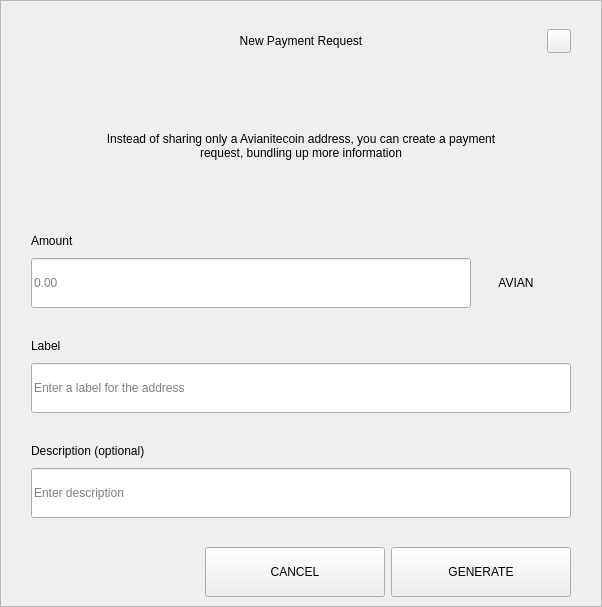
<?xml version="1.0" encoding="UTF-8"?>
<ui version="4.0">
 <class>RequestDialog</class>
 <widget class="QDialog" name="RequestDialog">
  <property name="geometry">
   <rect>
    <x>0</x>
    <y>0</y>
    <width>602</width>
    <height>607</height>
   </rect>
  </property>
  <property name="windowTitle">
   <string>Dialog</string>
  </property>
  <layout class="QVBoxLayout" name="verticalLayout_5">
   <property name="spacing">
    <number>0</number>
   </property>
   <property name="leftMargin">
    <number>0</number>
   </property>
   <property name="topMargin">
    <number>0</number>
   </property>
   <property name="rightMargin">
    <number>0</number>
   </property>
   <property name="bottomMargin">
    <number>0</number>
   </property>
   <item>
    <widget class="QFrame" name="frame">
     <property name="styleSheet">
      <string notr="true"/>
     </property>
     <property name="frameShape">
      <enum>QFrame::StyledPanel</enum>
     </property>
     <property name="frameShadow">
      <enum>QFrame::Raised</enum>
     </property>
     <layout class="QVBoxLayout" name="verticalLayout_4" stretch="1,0,0">
      <property name="spacing">
       <number>0</number>
      </property>
      <property name="leftMargin">
       <number>30</number>
      </property>
      <property name="topMargin">
       <number>20</number>
      </property>
      <property name="rightMargin">
       <number>30</number>
      </property>
      <property name="bottomMargin">
       <number>0</number>
      </property>
      <item>
       <layout class="QHBoxLayout" name="horizontalLayout_3">
        <property name="spacing">
         <number>0</number>
        </property>
        <item>
         <spacer name="horizontalSpacer_21">
          <property name="orientation">
           <enum>Qt::Horizontal</enum>
          </property>
          <property name="sizeHint" stdset="0">
           <size>
            <width>40</width>
            <height>20</height>
           </size>
          </property>
         </spacer>
        </item>
        <item>
         <widget class="QLabel" name="labelTitle">
          <property name="minimumSize">
           <size>
            <width>0</width>
            <height>40</height>
           </size>
          </property>
          <property name="maximumSize">
           <size>
            <width>16777215</width>
            <height>40</height>
           </size>
          </property>
          <property name="styleSheet">
           <string notr="true">padding-left:24px;</string>
          </property>
          <property name="text">
           <string>New Payment Request</string>
          </property>
          <property name="alignment">
           <set>Qt::AlignCenter</set>
          </property>
          <property name="margin">
           <number>7</number>
          </property>
         </widget>
        </item>
        <item>
         <spacer name="horizontalSpacer">
          <property name="orientation">
           <enum>Qt::Horizontal</enum>
          </property>
          <property name="sizeHint" stdset="0">
           <size>
            <width>40</width>
            <height>20</height>
           </size>
          </property>
         </spacer>
        </item>
        <item>
         <widget class="QPushButton" name="btnEsc">
          <property name="minimumSize">
           <size>
            <width>24</width>
            <height>24</height>
           </size>
          </property>
          <property name="maximumSize">
           <size>
            <width>24</width>
            <height>24</height>
           </size>
          </property>
          <property name="focusPolicy">
           <enum>Qt::NoFocus</enum>
          </property>
          <property name="text">
           <string/>
          </property>
         </widget>
        </item>
       </layout>
      </item>
      <item>
       <widget class="QStackedWidget" name="stack">
        <property name="minimumSize">
         <size>
          <width>540</width>
          <height>0</height>
         </size>
        </property>
        <property name="maximumSize">
         <size>
          <width>540</width>
          <height>16777215</height>
         </size>
        </property>
        <property name="currentIndex">
         <number>0</number>
        </property>
        <widget class="QWidget" name="page_1">
         <property name="minimumSize">
          <size>
           <width>540</width>
           <height>0</height>
          </size>
         </property>
         <property name="maximumSize">
          <size>
           <width>540</width>
           <height>16777215</height>
          </size>
         </property>
         <layout class="QVBoxLayout" name="layout1">
          <property name="spacing">
           <number>0</number>
          </property>
          <property name="leftMargin">
           <number>0</number>
          </property>
          <property name="topMargin">
           <number>0</number>
          </property>
          <property name="rightMargin">
           <number>0</number>
          </property>
          <property name="bottomMargin">
           <number>0</number>
          </property>
          <item>
           <spacer name="verticalSpacer_21">
            <property name="orientation">
             <enum>Qt::Vertical</enum>
            </property>
            <property name="sizeType">
             <enum>QSizePolicy::Fixed</enum>
            </property>
            <property name="sizeHint" stdset="0">
             <size>
              <width>20</width>
              <height>30</height>
             </size>
            </property>
           </spacer>
          </item>
          <item alignment="Qt::AlignHCenter">
           <widget class="QLabel" name="labelMessage">
            <property name="minimumSize">
             <size>
              <width>400</width>
              <height>50</height>
             </size>
            </property>
            <property name="text">
             <string>Instead of sharing only a Avianitecoin address, you can create a payment request, bundling up more information</string>
            </property>
            <property name="alignment">
             <set>Qt::AlignCenter</set>
            </property>
            <property name="wordWrap">
             <bool>true</bool>
            </property>
           </widget>
          </item>
          <item alignment="Qt::AlignBottom">
           <widget class="QWidget" name="containerAmount" native="true">
            <layout class="QVBoxLayout" name="verticalLayout">
             <property name="spacing">
              <number>9</number>
             </property>
             <property name="leftMargin">
              <number>0</number>
             </property>
             <property name="topMargin">
              <number>0</number>
             </property>
             <property name="rightMargin">
              <number>0</number>
             </property>
             <property name="bottomMargin">
              <number>0</number>
             </property>
             <item>
              <widget class="QLabel" name="labelSubtitleAmount">
               <property name="minimumSize">
                <size>
                 <width>350</width>
                 <height>16</height>
                </size>
               </property>
               <property name="maximumSize">
                <size>
                 <width>16777215</width>
                 <height>16</height>
                </size>
               </property>
               <property name="text">
                <string>Amount</string>
               </property>
              </widget>
             </item>
             <item alignment="Qt::AlignTop">
              <widget class="QWidget" name="layoutAmount" native="true">
               <layout class="QHBoxLayout" name="horizontalLayout" stretch="2,0">
                <property name="spacing">
                 <number>0</number>
                </property>
                <property name="leftMargin">
                 <number>0</number>
                </property>
                <property name="topMargin">
                 <number>0</number>
                </property>
                <property name="rightMargin">
                 <number>0</number>
                </property>
                <property name="bottomMargin">
                 <number>0</number>
                </property>
                <item>
                 <widget class="QLineEdit" name="lineEditAmount">
                  <property name="minimumSize">
                   <size>
                    <width>0</width>
                    <height>50</height>
                   </size>
                  </property>
                  <property name="maximumSize">
                   <size>
                    <width>16777215</width>
                    <height>50</height>
                   </size>
                  </property>
                  <property name="placeholderText">
                   <string notr="true">0.00</string>
                  </property>
                 </widget>
                </item>
                <item>
                 <widget class="QWidget" name="comboContainer" native="true">
                  <property name="minimumSize">
                   <size>
                    <width>100</width>
                    <height>50</height>
                   </size>
                  </property>
                  <property name="maximumSize">
                   <size>
                    <width>16777215</width>
                    <height>50</height>
                   </size>
                  </property>
                  <layout class="QHBoxLayout" name="horizontalLayout_31">
                   <property name="spacing">
                    <number>0</number>
                   </property>
                   <property name="leftMargin">
                    <number>0</number>
                   </property>
                   <property name="topMargin">
                    <number>0</number>
                   </property>
                   <property name="rightMargin">
                    <number>10</number>
                   </property>
                   <property name="bottomMargin">
                    <number>0</number>
                   </property>
                   <item>
                    <widget class="QLabel" name="comboBoxCoin">
                     <property name="text">
                      <string>AVIAN</string>
                     </property>
                     <property name="alignment">
                      <set>Qt::AlignCenter</set>
                     </property>
                    </widget>
                   </item>
                  </layout>
                 </widget>
                </item>
               </layout>
              </widget>
             </item>
            </layout>
           </widget>
          </item>
          <item>
           <spacer name="verticalSpacer_31">
            <property name="orientation">
             <enum>Qt::Vertical</enum>
            </property>
            <property name="sizeType">
             <enum>QSizePolicy::Fixed</enum>
            </property>
            <property name="sizeHint" stdset="0">
             <size>
              <width>20</width>
              <height>30</height>
             </size>
            </property>
           </spacer>
          </item>
          <item>
           <layout class="QVBoxLayout" name="verticalLayoutLabel">
            <property name="spacing">
             <number>9</number>
            </property>
            <item>
             <widget class="QLabel" name="labelSubtitleLabel">
              <property name="minimumSize">
               <size>
                <width>0</width>
                <height>16</height>
               </size>
              </property>
              <property name="maximumSize">
               <size>
                <width>16777215</width>
                <height>16</height>
               </size>
              </property>
              <property name="text">
               <string>Label</string>
              </property>
             </widget>
            </item>
            <item>
             <widget class="QLineEdit" name="lineEditLabel">
              <property name="minimumSize">
               <size>
                <width>0</width>
                <height>50</height>
               </size>
              </property>
              <property name="maximumSize">
               <size>
                <width>16777215</width>
                <height>50</height>
               </size>
              </property>
              <property name="placeholderText">
               <string>Enter a label for the address</string>
              </property>
             </widget>
            </item>
           </layout>
          </item>
          <item>
           <spacer name="verticalSpacer_34">
            <property name="orientation">
             <enum>Qt::Vertical</enum>
            </property>
            <property name="sizeType">
             <enum>QSizePolicy::Fixed</enum>
            </property>
            <property name="sizeHint" stdset="0">
             <size>
              <width>20</width>
              <height>30</height>
             </size>
            </property>
           </spacer>
          </item>
          <item>
           <layout class="QVBoxLayout" name="verticalLayoutDescription">
            <property name="spacing">
             <number>9</number>
            </property>
            <item>
             <widget class="QLabel" name="labelSubtitleDescription">
              <property name="minimumSize">
               <size>
                <width>0</width>
                <height>16</height>
               </size>
              </property>
              <property name="maximumSize">
               <size>
                <width>16777215</width>
                <height>16</height>
               </size>
              </property>
              <property name="text">
               <string>Description (optional)</string>
              </property>
             </widget>
            </item>
            <item>
             <widget class="QLineEdit" name="lineEditDescription">
              <property name="minimumSize">
               <size>
                <width>0</width>
                <height>50</height>
               </size>
              </property>
              <property name="maximumSize">
               <size>
                <width>16777215</width>
                <height>50</height>
               </size>
              </property>
              <property name="placeholderText">
               <string>Enter description</string>
              </property>
             </widget>
            </item>
            <item>
             <spacer name="verticalSpacer_4">
              <property name="orientation">
               <enum>Qt::Vertical</enum>
              </property>
              <property name="sizeType">
               <enum>QSizePolicy::Fixed</enum>
              </property>
              <property name="sizeHint" stdset="0">
               <size>
                <width>20</width>
                <height>20</height>
               </size>
              </property>
             </spacer>
            </item>
           </layout>
          </item>
         </layout>
        </widget>
        <widget class="QWidget" name="page_2">
         <layout class="QVBoxLayout" name="layout2">
          <item>
           <spacer name="verticalSpacer_5">
            <property name="orientation">
             <enum>Qt::Vertical</enum>
            </property>
            <property name="sizeType">
             <enum>QSizePolicy::Fixed</enum>
            </property>
            <property name="sizeHint" stdset="0">
             <size>
              <width>20</width>
              <height>50</height>
             </size>
            </property>
           </spacer>
          </item>
          <item alignment="Qt::AlignHCenter">
           <widget class="QLabel" name="labelQrImg">
            <property name="minimumSize">
             <size>
              <width>260</width>
              <height>260</height>
             </size>
            </property>
            <property name="maximumSize">
             <size>
              <width>260</width>
              <height>260</height>
             </size>
            </property>
            <property name="text">
             <string/>
            </property>
            <property name="alignment">
             <set>Qt::AlignCenter</set>
            </property>
           </widget>
          </item>
          <item>
           <spacer name="verticalSpacer_2">
            <property name="orientation">
             <enum>Qt::Vertical</enum>
            </property>
            <property name="sizeType">
             <enum>QSizePolicy::Fixed</enum>
            </property>
            <property name="sizeHint" stdset="0">
             <size>
              <width>20</width>
              <height>30</height>
             </size>
            </property>
           </spacer>
          </item>
          <item alignment="Qt::AlignHCenter">
           <widget class="QLabel" name="labelAddress">
            <property name="text">
             <string>M6tGR83SQbie1SW72hjcWJvFfip5krte2Z </string>
            </property>
           </widget>
          </item>
          <item>
           <spacer name="verticalSpacer_32">
            <property name="orientation">
             <enum>Qt::Vertical</enum>
            </property>
            <property name="sizeType">
             <enum>QSizePolicy::Expanding</enum>
            </property>
            <property name="sizeHint" stdset="0">
             <size>
              <width>20</width>
              <height>20</height>
             </size>
            </property>
           </spacer>
          </item>
          <item>
           <layout class="QHBoxLayout" name="horizontal">
            <property name="leftMargin">
             <number>20</number>
            </property>
            <property name="rightMargin">
             <number>20</number>
            </property>
            <property name="bottomMargin">
             <number>20</number>
            </property>
            <item>
             <spacer name="horizontalSpacer_4">
              <property name="orientation">
               <enum>Qt::Horizontal</enum>
              </property>
              <property name="sizeHint" stdset="0">
               <size>
                <width>40</width>
                <height>20</height>
               </size>
              </property>
             </spacer>
            </item>
            <item>
             <widget class="QPushButton" name="btnCopyAddress">
              <property name="minimumSize">
               <size>
                <width>180</width>
                <height>50</height>
               </size>
              </property>
              <property name="text">
               <string>COPY ADDRESS</string>
              </property>
             </widget>
            </item>
            <item>
             <widget class="QPushButton" name="btnCopyUrl">
              <property name="minimumSize">
               <size>
                <width>180</width>
                <height>50</height>
               </size>
              </property>
              <property name="text">
               <string>COPY URL</string>
              </property>
             </widget>
            </item>
            <item>
             <spacer name="horizontalSpacer_2">
              <property name="orientation">
               <enum>Qt::Horizontal</enum>
              </property>
              <property name="sizeHint" stdset="0">
               <size>
                <width>40</width>
                <height>20</height>
               </size>
              </property>
             </spacer>
            </item>
           </layout>
          </item>
         </layout>
        </widget>
       </widget>
      </item>
      <item>
       <widget class="QWidget" name="buttonsStack" native="true">
        <layout class="QHBoxLayout" name="horizontalLayout_5">
         <property name="leftMargin">
          <number>20</number>
         </property>
         <property name="rightMargin">
          <number>0</number>
         </property>
         <item>
          <spacer name="horizontalSpacer_41">
           <property name="orientation">
            <enum>Qt::Horizontal</enum>
           </property>
           <property name="sizeHint" stdset="0">
            <size>
             <width>40</width>
             <height>20</height>
            </size>
           </property>
          </spacer>
         </item>
         <item>
          <widget class="QPushButton" name="btnCancel">
           <property name="minimumSize">
            <size>
             <width>180</width>
             <height>50</height>
            </size>
           </property>
           <property name="focusPolicy">
            <enum>Qt::NoFocus</enum>
           </property>
           <property name="text">
            <string>CANCEL</string>
           </property>
          </widget>
         </item>
         <item>
          <widget class="QPushButton" name="btnSave">
           <property name="minimumSize">
            <size>
             <width>180</width>
             <height>50</height>
            </size>
           </property>
           <property name="focusPolicy">
            <enum>Qt::NoFocus</enum>
           </property>
           <property name="text">
            <string>GENERATE</string>
           </property>
          </widget>
         </item>
        </layout>
       </widget>
      </item>
     </layout>
    </widget>
   </item>
  </layout>
 </widget>
 <resources/>
 <connections/>
</ui>
